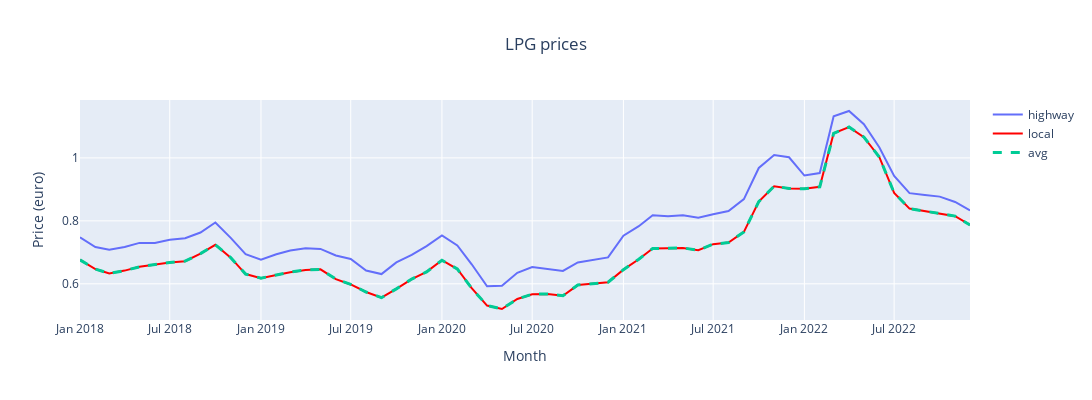

Notebook source saved alongside this figure:
### Code cell
fig = go.Figure()
fig.add_trace(go.Scatter(x=highway.index, y=highway['highway LPG'],
                    mode='lines', name='highway'))

fig.add_trace(go.Scatter(x=highway.index, y=local['local LPG'],
                    line=dict(color='red', width=2), name='local'))

fig.add_trace(go.Scatter(x=highway.index, y=avg['avg LPG'],
                    name='avg', line=dict( width=3, dash='dash')))

fig.update_layout(width=1100, height=400)
fig.update_layout(title={'text': 'LPG prices', 'x': 0.5}, xaxis_title='Month', yaxis_title='Price (euro)')

fig.show()
